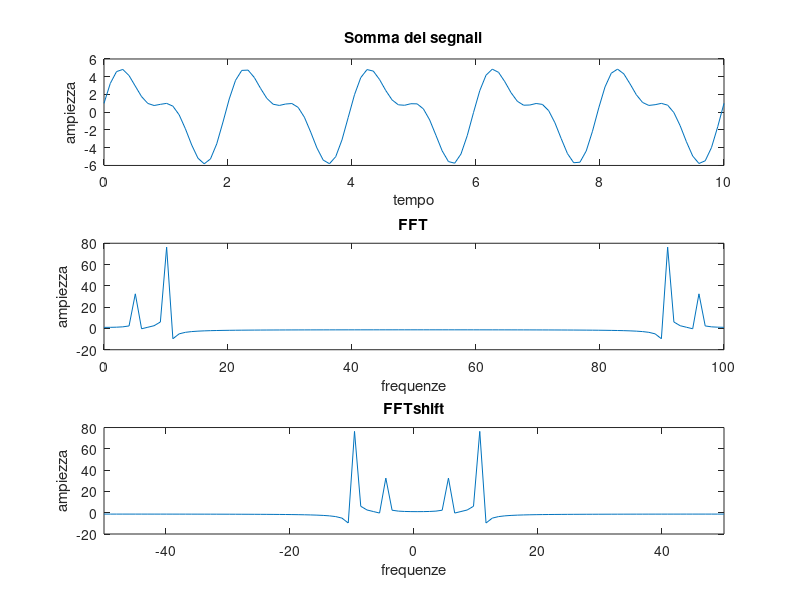
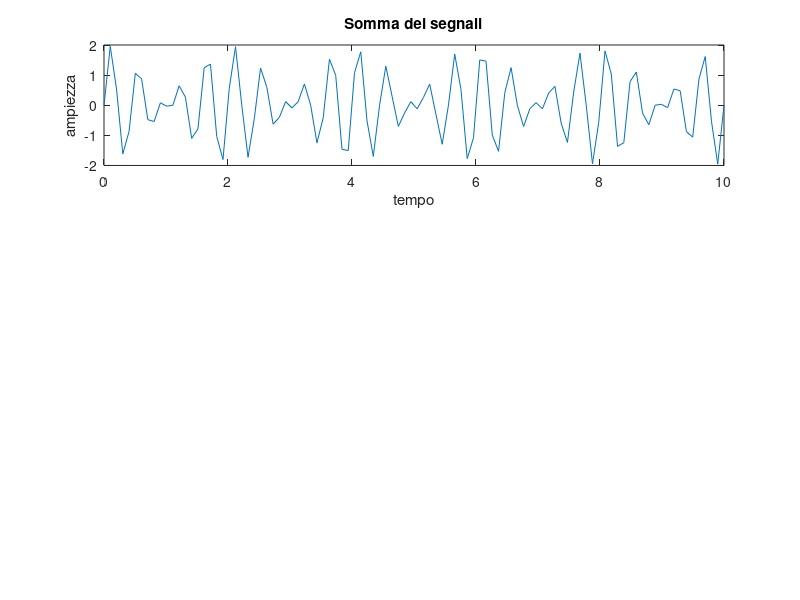
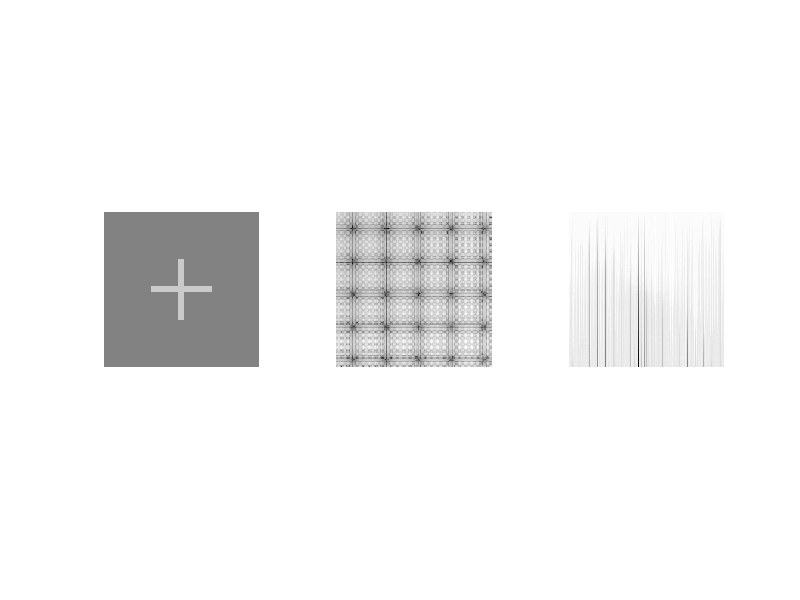
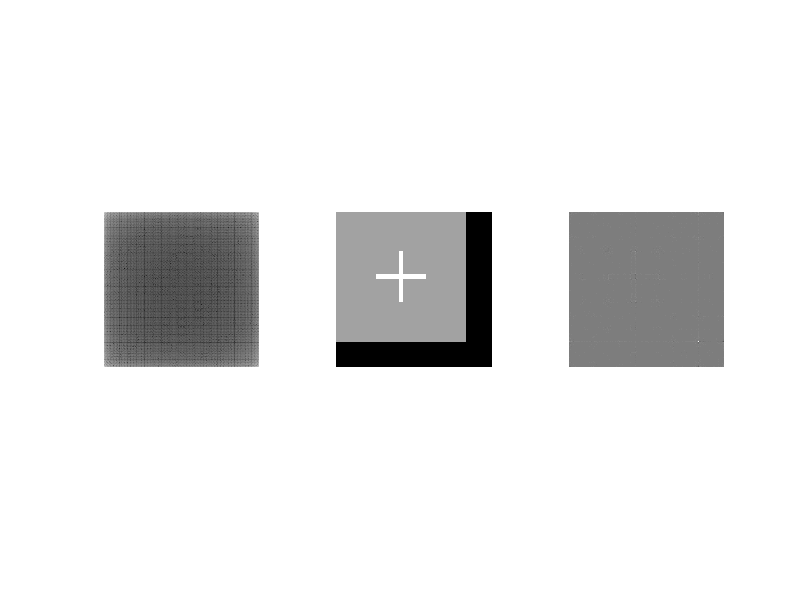

MATLAB code for these plots, in order:
% [1 - punto 1] Primo Esercizio
% Costruire un segnale y ottenuto come somma di:
%   - a. La somma di un segnale seno (con ampiezza 2) e un segnale coseno (con
%   ampiezza 1) aventi lo stesso periodo di 1 s, usando passo di 
%   campionamento pari a 1 campione ogni 10ms (frequenza di campionamento: 
%   100 Hz)
%   - b. Un segnale seno con frequenza dimezzata rispetto ai primi due (con
%   ampiezza 4) 
% Si rappresenti il segnale per un tempo pari a 5 periodi del segnale al
% punto b. (*1)

clear;

%periodo = 2*pi/coeff(X)

Fcamp = 100;%Hz
Tcamp = 1/Fcamp% 0.01ms
Tfine = 5*2;    %(*1) --> 2 poichè B ha un periodo doppio rispetto a quello
                %di A(frequenza dimezzata) e A ha un periodo di 1s
t = linspace(0, Tfine, Fcamp);%costruisco l'asse temporale
%x = 0:Tcamp:Tfine; %ALTERNATIVA

%costruisco i 3 segnali
y1 = 2*sin(2*pi*1*t) + 1*cos(2*pi*1*t); %y=A*sin(2*pi*f*t)
y2 = 4*sin(2*pi*0.5*t); %frequenza dimezzata 0.5
y = y1 + y2; %sommo A e B

figure;
subplot(3,1,1); %subplot vuole il numero di righe, il numero di colonne, dove posizionarle
    plot(t,y);
    title('Somma dei segnali');
    xlabel('tempo');
    ylabel('ampiezza');
    xlim([0 Tfine]); %superfluo

% [1 - punto 2]
% Si rappresenti la densità spettrale di potenza del segnale y calcolato al
% punto precendente in modo che lo spettro sia centrato (a) sulla frequenza
% massima rappresentabile e (b) sullo zero.
% Inoltre, si scalino opportunamente l'asse orizzontale (in modo che
% corrisponda alla densità spettrale di potenza).

Fmax = Fcamp;

f = 0:Fcamp/(length(t)-1):Fmax;
Y = fft(y);

fs = -Fmax/2:Fcamp/(length(t)-1):Fmax/2;
Ys = fftshift(Y);

subplot(3,1,2); 
    plot(f,Y);
    title('FFT');
    xlabel('frequenze');
    ylabel('ampiezza');
    xlim([0 Fmax]); %superfluo
subplot(3,1,3);
    plot(fs,Ys);
    title('FFTshift');
    xlabel('frequenze');
    ylabel('ampiezza');
    xlim([-Fmax/2 Fmax/2]); %superfluo
    
%[1 - punto 3] Costruire un seganle composto da una sinusoide a 2Hz e una a 2.5Hz
%(si utilizzi la frequenza di campionamento del punto [1]). Se ne calcoli
%la trasformata di fourier. si utilizzi lo zero padding per modificare la
%dimensione dei frequency bins e poter meglio identificare visivamente le
%due sinusoidi nel dominio delle frequenze.

close all;

y = sin(2*pi*2*t) + sin(2*pi*2.5*t);

Y = fft(y);

padding = 250;

figure;
subplot(3,1,1);
    plot(t,y);
    title('Somma dei segnali');
    xlabel('tempo');
    ylabel('ampiezza');
    xlim([0 Tfine]); %superfluo

close all;
clear;

%[2 - punto a]
% creare una immagine di dimensioni 512x512 a 256 livelli di grigio e
% disegnarvi una croce nel centro corrispondente a livello di grigio 200 su
% sfondo a livello di grigio 128 (per le misure si veda l'immagie sotto 
% riportata).
% a. Calcolare la trasfrmata di fourier e centrare lo spettro al centro
% dell'immagine. Visualizzare in una figura a subplot l'immagine di
% partenza, lo spettro di potenza [rappresentare solo la porzione (1:128, 
% 1:128)] e lo spettro di fase.

%costruisco l'immagine della croce interna.
%creo una matrice 200x200 di colore 200 (il primo valore tra parentesi 
%corrisponde alla y, mentre il secondo alla x)
cross = zeros(200,200);
cross = cross + 200; %aumento i valori per mettere la matrice a grigio
cross(1:90, 1:90) = 128;
cross(110:200, 1:90) = 128;
cross(1:90, 110:200) = 128;
cross(110:200, 110:200) = 128;

%posiziono la croce al centro dell'immagine 512x512 per farlo posso usare 
%padarray oppure creare una nuova matrice e posizionare la croce
%all'interno
img = zeros(512,512);
img = img + 128;
%dobbiamo posizionare cross in mat
img(156:355, 156:355) = cross; %355 perchè l'ultimo è incluso

IMG = fftshift(fft2(img)); %fft2 perchè ho una matrice, quindi due 
%dimensioni fftshift serve a traslare lo spettro

%limito la porzione che vado a visualizzare (1:128, 1:128)
spettro_pot = log(abs(IMG(1:128, 1:128))); %il log serve a visualizzarla meglio
spettro_fase = unwrap(angle(IMG)); %unwrap serve per visualizzarle, "l'angolo"

figure;
subplot(1,3,1);
    title("croce: imm. originale");
    imshow(img, [0 255]);
subplot(1,3,2);
    title("spettro potenza");
    imshow(spettro_pot, []);
subplot(1,3,3);
    title("spettro fase");
    imshow(spettro_fase, []);
    
%close all;
    
%[2 - punto a]
% Fare lo zero padding(raggiungere le dimensioni 612x612) tramite le
% apposite opzioni del comando per ottenere la trasformata di Fourier e
% ricalcolare la trasformata. Creare quindi una nuova figura a subplot in
% cui visualizzare la trasformatacosì ottenuta e l'immagine di partenza
% ricostruita a partire da:
% - la trasformata zero padded
% - il solo contributo della fase

IMG_pad = fft2(img, 612, 612); %gli spazi non occupati dall'immagine sono zeri

img_ricostruita = ifft2(IMG_pad);

%la fase è cos(angolo) + i*sin(angolo)
fase = cos(angle(IMG_pad)) + 1i * sin(angle(IMG_pad));
img_ricostruita_da_fase = ifft2(fase);

figure;
subplot(1, 3, 1);
    imshow(log(abs(IMG_pad)), []); %quando visualizzo la trasformata di fourier devo sempre visualizzarne il
    %modulo (abs) e farne il log per vederla meglio
subplot(1, 3, 2);
    imshow(real(img_ricostruita), []); %real per evitare il warning
subplot(1, 3, 3);
    imshow(real(img_ricostruita_da_fase), []);
    
%close all;

%[3 - punto a]
% Aggiungere rumore gaussiano all'immagine di partenza (media = 0, varianza
% = 0.1). a) filtrare l'immagine con tre diversi filtri gaussiani:
% - Grandezza del filtro = 8; deviazione standard = 5
% - Grandezza del filtro = 8; deviazione standard = 1
% - Grandezza del filtro = 12; deviazione standard = 5

%aggiungiamo rumore gaussiano all'immagine
%mat2grey porta il colore da 0-255 a 0-1
imgNoise = imnoise(mat2gray(img), 'gaussian', 0, 0.1);
%creo i filtri richiesti (per togliere il rumore)
filtro1 = fspecial('gaussian', 8, 5);
filtro2 = fspecial('gaussian', 8, 1);
filtro3 = fspecial('gaussian', 12, 5);
%applico i filtri all'immagine con il rumore
imgF1 = imfilter(imgNoise, filtro1);
imgF2 = imfilter(imgNoise, filtro2);
imgF3 = imfilter(imgNoise, filtro3);
%visualizzo le immagini, compresi i filtri
figure;
subplot(2, 2, 1);
    imshow(real(imgNoise), []);
    title('imm con rumore');
subplot(2, 2, 2);
    imshow(real(imgF1), []);
    title('imm filtro 1');
subplot(2, 2, 3);
    imshow(real(imgF2), []);
    title('imm filtro 2');
subplot(2, 2, 4);
    imshow(real(imgF3), []);
    title('imm filtro 3');

%[3 - punto b]
% Decretare i valori migliori calcolando l'errore del filtraggio.
% Visualizzare in un plot l'immagine con rumore e i risulati dei tre
% filtraggi

%calcoliamo i 3 errori per capire quale sia il filtro migliore
%non possiamo fare la sottrazione semplice perchè ritornerebbe una matrice
%andiamo quindi a sommare righe e colonne
err1 = sum(sum(abs(img-imgF1)))/512^2;
err2 = sum(sum(abs(img-imgF2)))/512^2;
err3 = sum(sum(abs(img-imgF3)))/512^2;

fprintf("Errore1: %f \n", err1);
fprintf("Errore2: %f \n", err2);
fprintf("Errore3: %f \n", err3);

%Il filtro migliore sembra essere il numero 2
